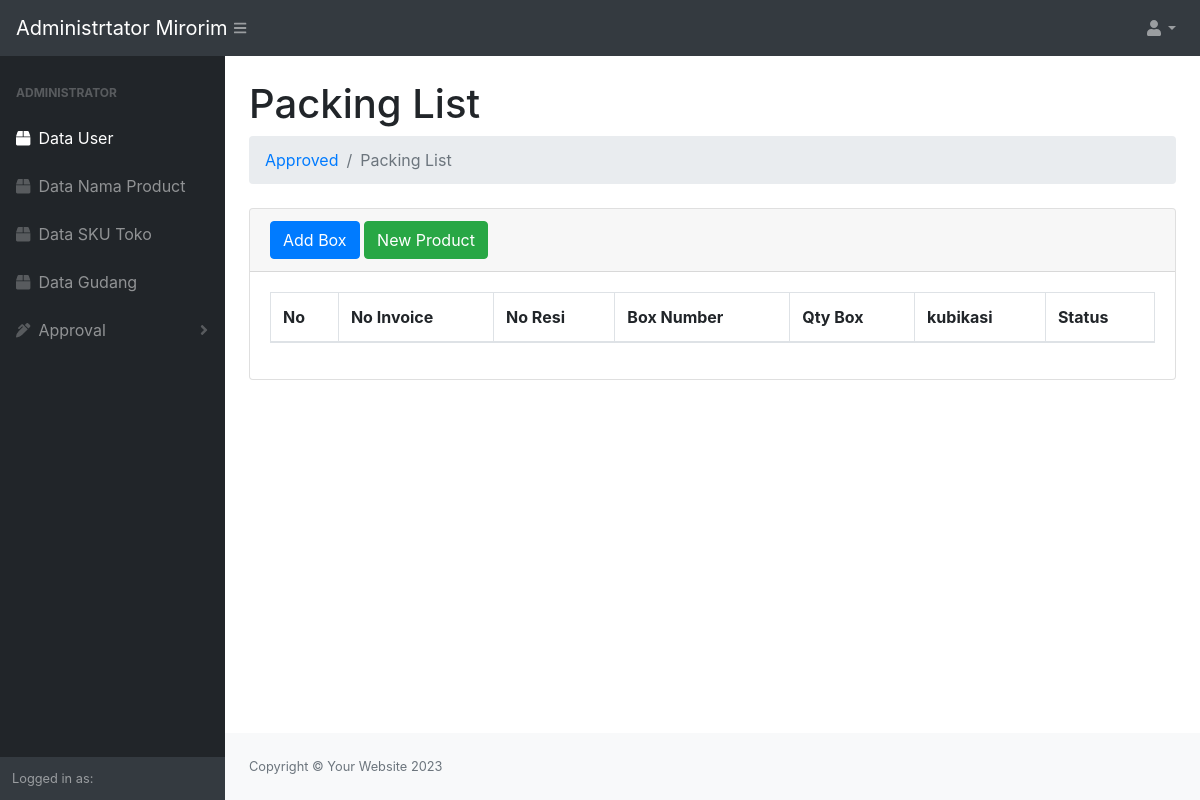
The page /admin/index.php?url=packinglist on the database as committed earlier.
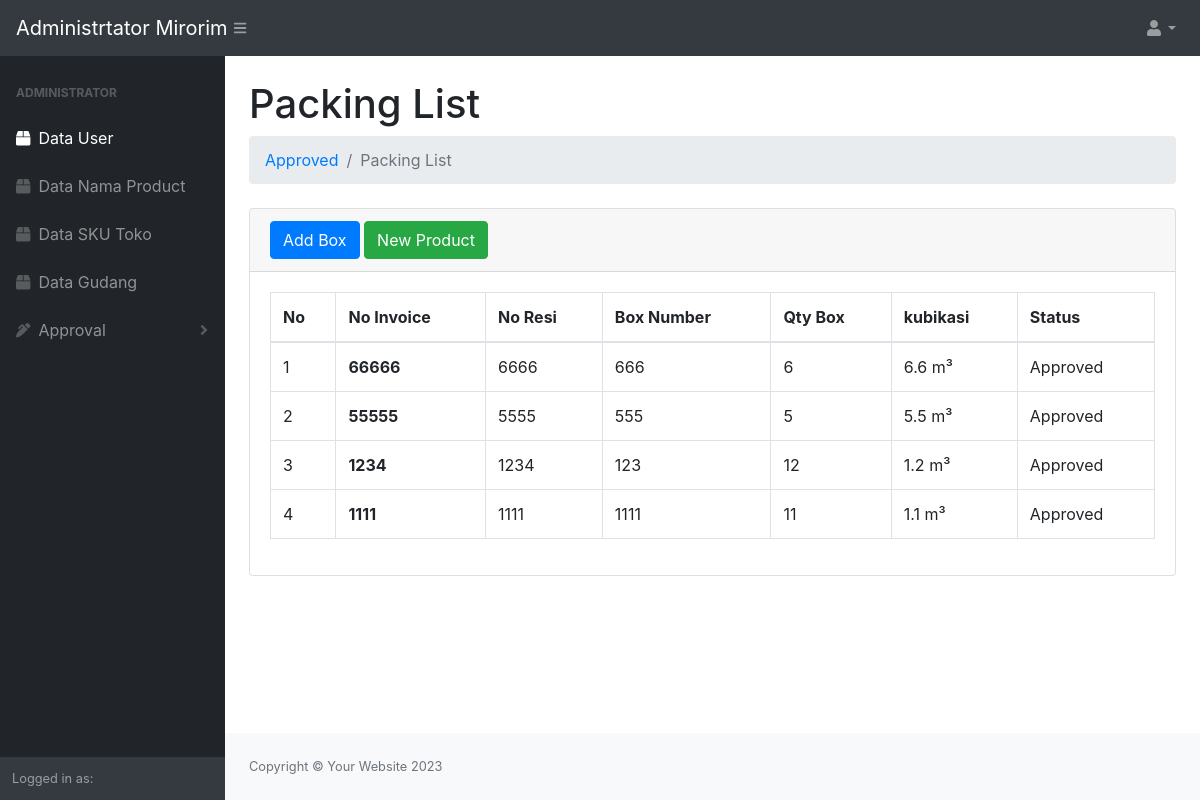
The same page on the database as committed later.
### tables this page shows
CREATE TABLE `boxorder_id` (
  `id_box` int(11) NOT NULL,
  `id_delivery` int(11) NOT NULL,
  `invoice` varchar(200) NOT NULL,
  `resi` varchar(200) NOT NULL,
  `box` varchar(200) NOT NULL,
  `box_order` int(11) NOT NULL,
  `kubik_order` varchar(200) NOT NULL,
  `status_box` varchar(200) NOT NULL DEFAULT 'Not Approved'
);

### purchase/packinglist.php (the view, shortened to what this page needs)
<div class="container-fluid">
                <h1 class="mt-4">Packing List</h1>
                <ol class="breadcrumb mb-4">
                    <li class="breadcrumb-item"><a href="approved.php">Approved</a></li>
                    <li class="breadcrumb-item active">Packing List</li>
                </ol>
                <div class="card mb-4">
                    <div class="card-header">
                        <button type="button" data-bs-toggle="modal" data-bs-target="#smallModalAdd" class="btn btn-primary">Add Box</button>
                        <a type="button" name="newbarang" class="btn btn-success" href="index.php?url=newitem">New Product</a>
                    </div>
                    <div class="card-body">
                        <div class="table-responsive">
                            <table class="table table-hover table-bordered" id="dataTable" width="100%" cellspacing="0">
                                <thead>
                                    <tr>
                                        <th>No</th>
                                        <th>No Invoice</th>
                                        <th>No Resi</th>
                                        <th>Box Number</th>
                                        <th>Qty Box</th>
                                        <th>kubikasi</th>
                                        <th>Status</th>
                                    </tr>
                                </thead>
                                <tbody>
                                    <?php
                                        $ambildata = mysqli_query($conn, "SELECT * FROM boxorder_id");
                                        $i = 1;
                                        while($data=mysqli_fetch_array($ambildata)){
                                    ?>
                                    <tr>
                                        <td><?=$i++;?></td>
                                        <th data-bs-toggle="modal" data-bs-target="#largeModal<?=$data['invoice'];?>"><?=$data['invoice'];?></th>
                                        <td><?=$data['resi'];?></td>
                                        <td class="text-uppercase"><?=$data['box'];?></td>
                                        <td><?=$data['box_order'];?></td>
                                        <td><?=$data['kubik_order'];?> m³</td>
                                        <td><?=$data['status_box'];?></td>
                                    </tr>
                                    <?php
                                        }
                                    ?>
                                    </tbody>
                            </table>
                        </div>
                    </div>
                </div>
            </div>

Rows that differ between the two databases and show on the page:
added boxorder_id: invoice "66666", resi "6666", box "666", box_order "6", kubik_order "6.6", status_box "Approved"
added boxorder_id: invoice "55555", resi "5555", box "555", box_order "5", kubik_order "5.5", status_box "Approved"
added boxorder_id: invoice "1234", resi "1234", box "123", box_order "12", kubik_order "1.2", status_box "Approved"
added boxorder_id: invoice "1111", resi "1111", box "1111", box_order "11", kubik_order "1.1", status_box "Approved"
